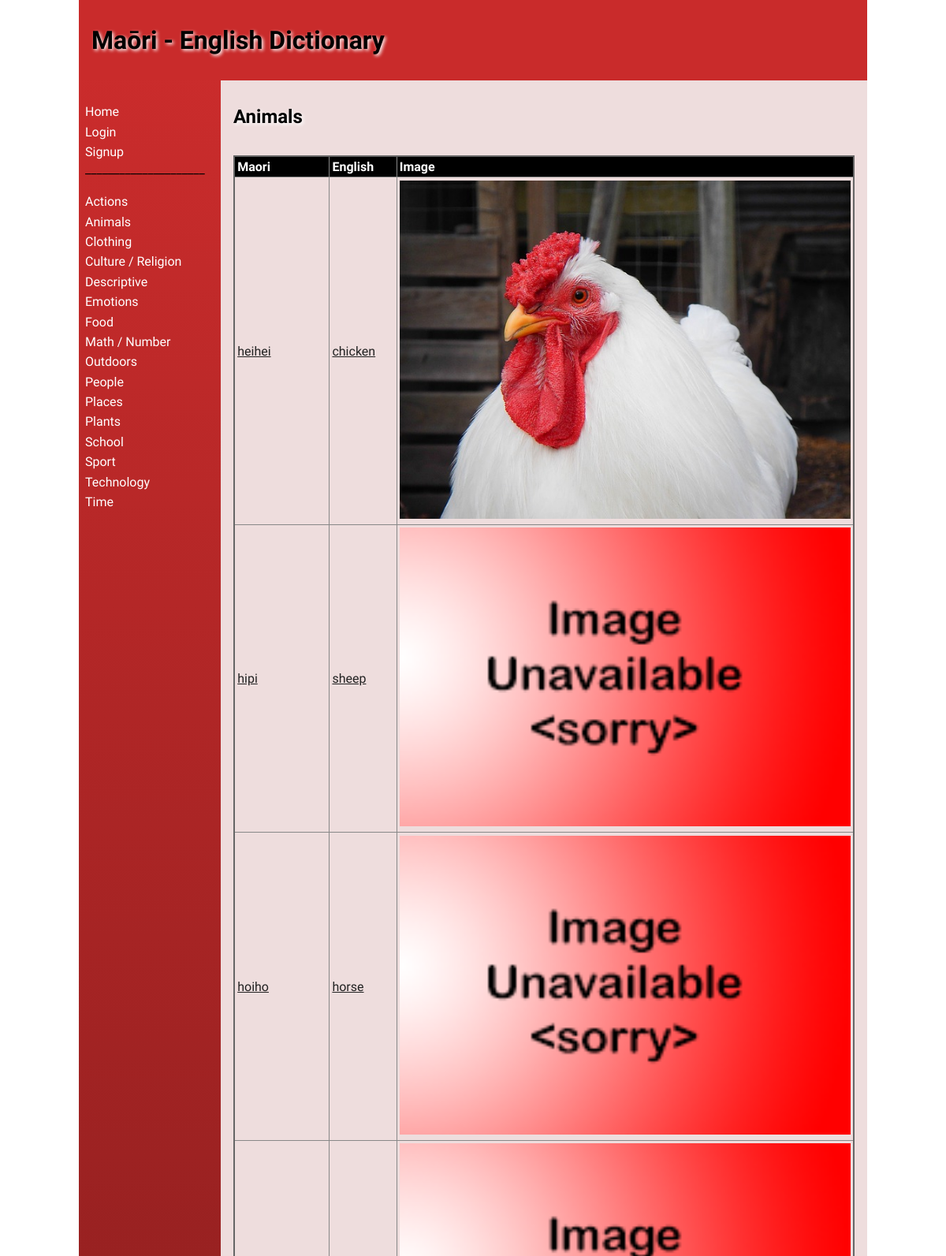
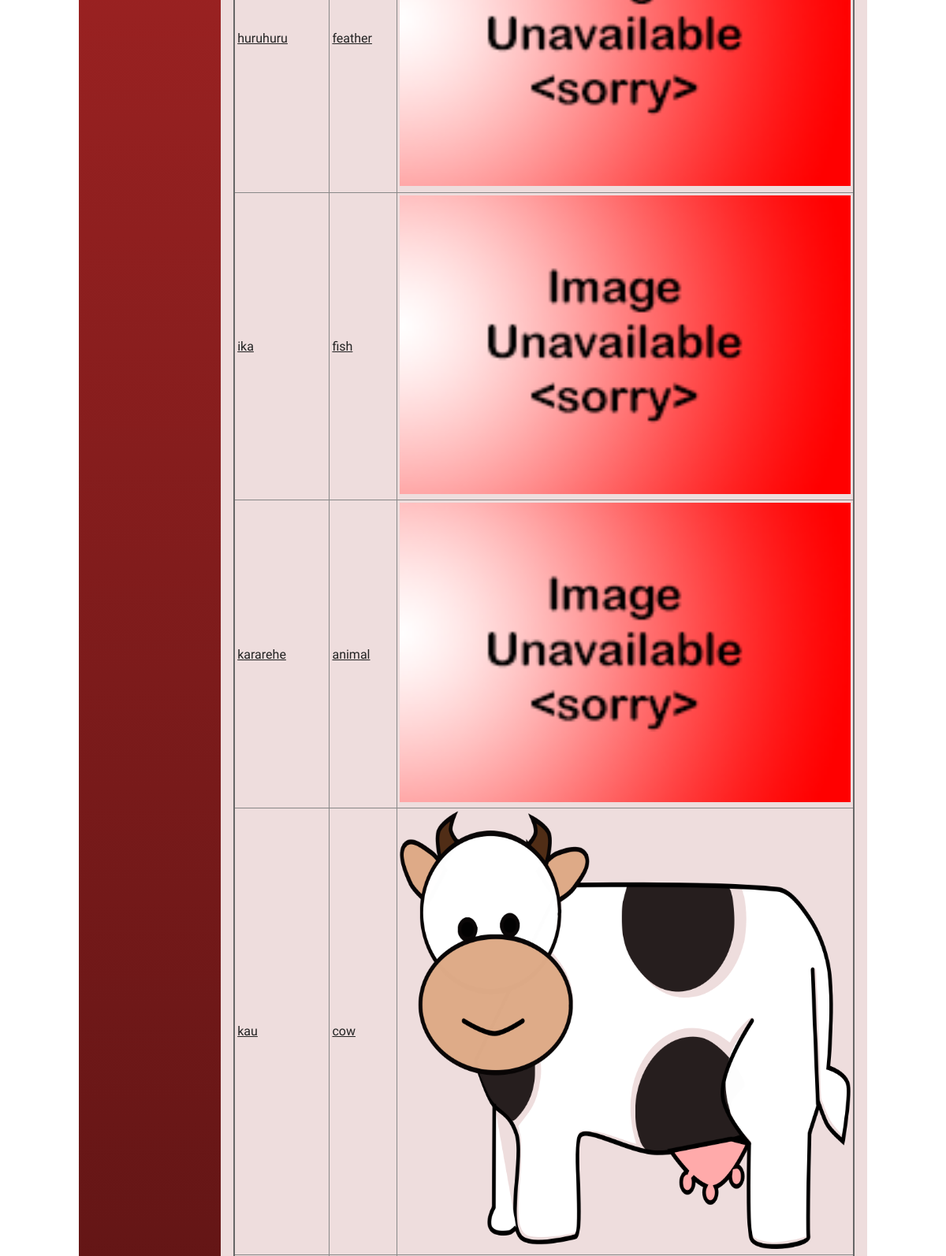
Page /category/2 (upper part) on the committed database (2 pictures, top to bottom).
### tables this page shows
CREATE TABLE "categories"
(
    id   INTEGER
        constraint categories_pk
            primary key autoincrement,
    name varchar(30)
);

CREATE TABLE "product"
(
    id          INTEGER
        constraint product_pk
            primary key autoincrement,
    maori       varchar(30),
    english     varchar(30),
    category_id INTEGER,
    description varchar(300),
    level       INTEGER,
    image       varchar(30),
    user_id     INTEGER
        references user,
    date_added  date
);

### app.py (the view)
@app.route('/category/<cat_id>')
def render_category_page(cat_id):
    con = create_connection(DATABASE)
    query = "SELECT * FROM categories WHERE id=?"
    cur = con.cursor()
    cur.execute(query, (cat_id,))
    cur_category = cur.fetchall()
    query = "SELECT * FROM product WHERE category_id=?"
    cur = con.cursor()  # You need this lin next
    cur.execute(query, (cat_id,))  # this line executes the query
    translation_list = cur.fetchall()  # puts the results into a list usable in python
    con.close()
    return render_template("category.html", logged_in=is_logged_in(),
                           user_data=user_id_conversion(session.get("user_id")), all_categories=get_categories(),
                           modify=edit(),
                           words_found=translation_list, cat_data=cur_category)

### app.py (called while the page is built)
def create_connection(db_file):
    try:
        connection = sqlite3.connect(db_file)
        return connection
    except Error as e:
        print(e)
    return None

def edit():
    if session.get("modify") == 1:
        print("Is a teacher")
        return True
    else:
        print("is not a teacher")
        return False

def get_categories():
    con = create_connection(DATABASE)
    query = "SELECT id, name FROM categories"
    cur = con.cursor()
    cur.execute(query)
    category_list = cur.fetchall()
    con.close()
    return category_list

def is_logged_in():
    if session.get('email') is None:
        print('not logged in')
        return False
    else:
        print('logged in')
        return True

def user_id_conversion(user_id):
    con = create_connection(DATABASE)
    query = "SELECT * FROM user where id=?"
    cur = con.cursor()
    cur.execute(query, (user_id, ))
    return_name = cur.fetchall()
    print(return_name)
    con.close()
    return return_name

### templates/category.html (shortened to what this page needs)
{% extends 'base.html' %}
{% block heading %}Maōri - English Dictionary{% endblock %}
{% block main %}
<div class="">
    <h2>{{ cat_data[0][1] }}</h2>
    <br>
    <table>
        <tr>
            <th>Maori</th>
            <th>English</th>
            <th>Image</th>
        </tr>
        {% for word in words_found %}
        <tr class="">
            <td><a href="\dictionary/{{ word[0] }}">{{ word[1] }}</a></td>
            <td><a href="\dictionary/{{ word[0] }}">{{ word[2] }}</a></td>
            <td><img src="/static/images/{{ word[6] }}"></td>
        </tr>
        {% endfor %}
    </table>
</div>
{% endblock %}

### templates/base.html (shortened to what this page needs)
<!doctype html>
<html lang="en">
<head>
    <link href="{{ url_for('static', filename='css/style.css') }}" rel="stylesheet">
</head>
<body>
<div id="container">
    <header>
        <h1>{% block heading %}Maori Dictionary{% endblock %}</h1>
    </header>
    <nav>
        <ul>
            <li><a href="\">Home</a></li>
            {% if not logged_in %}
                <li><a href="\login">Login</a></li>
                <li><a href="\signup">Signup</a></li>
            {% else %}
                <li><a href="\logout">Logout</a></li>
            {% endif %}
            <p4>_____________________</p4>
            <br>
            <br>
            {% for category in all_categories %}
            <li><a href="\category/{{ category[0] }}">{{ category[1] }}</a></li>
            {% endfor %}
        </ul>
    </nav>
    <main>
        {% block main%}{% endblock %}
    </main>
</div>
</body>
</html>

### static/css/style.css (style rules this page uses)
* { font-family: Comfortaa, sans-serif; margin: 0; padding: 0; box-sizing: border-box; }
#container { display: grid; grid-template-columns: 75px auto; grid-template-areas: 'nav header' 'main main' 'footer footer'; }
header { grid-area: header; background-color: rgba(193, 9, 9, 0.86); padding: 1rem; }
nav { grid-area: nav; }
main { grid-area: main; padding: 1rem; background-color: #edd; }
h1, h2, h3, h4 { padding: 1rem 0; font-family: 'Suez One', serif; color: #000; text-shadow: 2px 2px 4px #fff; }
a { color: #222; }
img { width: 100%; }
table { width: 100%; border: 2px solid #666; border-collapse: collapse; }
th, td { border: 1px solid #888; padding: 0.2rem; text-align: left; }
th { background-color: #000; color: #fff; }
@media only screen and (min-width: 768px) { #container { grid-template-columns: 180px auto; grid-template-areas: 'header header' 'nav main' 'footer footer'; } }
@media only screen and (min-width: 768px) { nav { background: linear-gradient(180deg, rgba(193, 9, 9, 0.86) 0%, rgba(0, 0, 0, 1) 50%, rgba(193, 9, 9, 0.86) 100%); padding: 0.5rem; } }
@media only screen and (min-width: 768px) { nav ul { list-style: none; } }
@media only screen and (min-width: 768px) { nav li { padding: 0.2rem 0; } }
@media only screen and (min-width: 768px) { nav a { color: #fff; text-decoration: none; } }
@media only screen and (min-width: 1000px) { #container { width: 1000px; margin: auto; } }

### rows in the picture
categories: name "Actions"
categories: name "Animals"
categories: name "Clothing"
categories: name "Culture / Religion"
categories: name "Descriptive"
categories: name "Emotions"
categories: name "Food"
categories: name "Math / Number"
categories: name "Outdoors"
categories: name "People"
categories: name "Places"
categories: name "Plants"
categories: name "School"
categories: name "Sport"
categories: name "Technology"
categories: name "Time"
product: maori "heihei", english "chicken", image (picture)
product: maori "hipi", english "sheep", image (placeholder picture)
product: maori "hoiho", english "horse", image (placeholder picture)
product: maori "huruhuru", english "feather", image (placeholder picture)
product: maori "ika", english "fish", image (placeholder picture)
product: maori "kararehe", english "animal", image (placeholder picture)
product: maori "kau", english "cow", image (picture)
